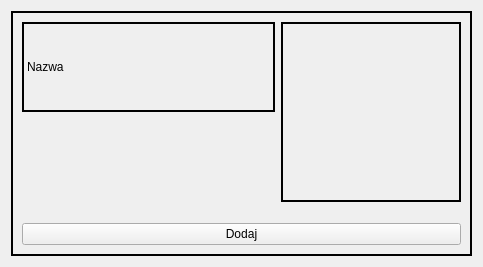
<?xml version="1.0" encoding="UTF-8"?>
<ui version="4.0">
 <class>IndicatorWidget</class>
 <widget class="QWidget" name="IndicatorWidget">
  <property name="geometry">
   <rect>
    <x>0</x>
    <y>0</y>
    <width>483</width>
    <height>267</height>
   </rect>
  </property>
  <property name="maximumSize">
   <size>
    <width>16777215</width>
    <height>280</height>
   </size>
  </property>
  <property name="windowTitle">
   <string>Form</string>
  </property>
  <property name="styleSheet">
   <string notr="true">QFrame {
border: 2px solid black;
}</string>
  </property>
  <layout class="QGridLayout" name="gridLayout">
   <item row="0" column="0">
    <widget class="QFrame" name="frame">
     <property name="frameShape">
      <enum>QFrame::StyledPanel</enum>
     </property>
     <property name="frameShadow">
      <enum>QFrame::Raised</enum>
     </property>
     <property name="lineWidth">
      <number>4</number>
     </property>
     <layout class="QGridLayout" name="gridLayout_2">
      <item row="0" column="0">
       <widget class="QLabel" name="laName">
        <property name="text">
         <string>Nazwa</string>
        </property>
       </widget>
      </item>
      <item row="0" column="1" rowspan="2">
       <widget class="QLabel" name="laIcon">
        <property name="minimumSize">
         <size>
          <width>180</width>
          <height>180</height>
         </size>
        </property>
        <property name="maximumSize">
         <size>
          <width>180</width>
          <height>180</height>
         </size>
        </property>
        <property name="text">
         <string/>
        </property>
       </widget>
      </item>
      <item row="3" column="0" colspan="2">
       <widget class="QPushButton" name="pbAdd">
        <property name="text">
         <string>Dodaj</string>
        </property>
       </widget>
      </item>
      <item row="2" column="1">
       <spacer name="verticalSpacer_2">
        <property name="orientation">
         <enum>Qt::Vertical</enum>
        </property>
        <property name="sizeHint" stdset="0">
         <size>
          <width>20</width>
          <height>40</height>
         </size>
        </property>
       </spacer>
      </item>
      <item row="1" column="0">
       <spacer name="verticalSpacer">
        <property name="orientation">
         <enum>Qt::Vertical</enum>
        </property>
        <property name="sizeType">
         <enum>QSizePolicy::Fixed</enum>
        </property>
        <property name="sizeHint" stdset="0">
         <size>
          <width>20</width>
          <height>80</height>
         </size>
        </property>
       </spacer>
      </item>
     </layout>
    </widget>
   </item>
  </layout>
 </widget>
 <resources/>
 <connections/>
</ui>
